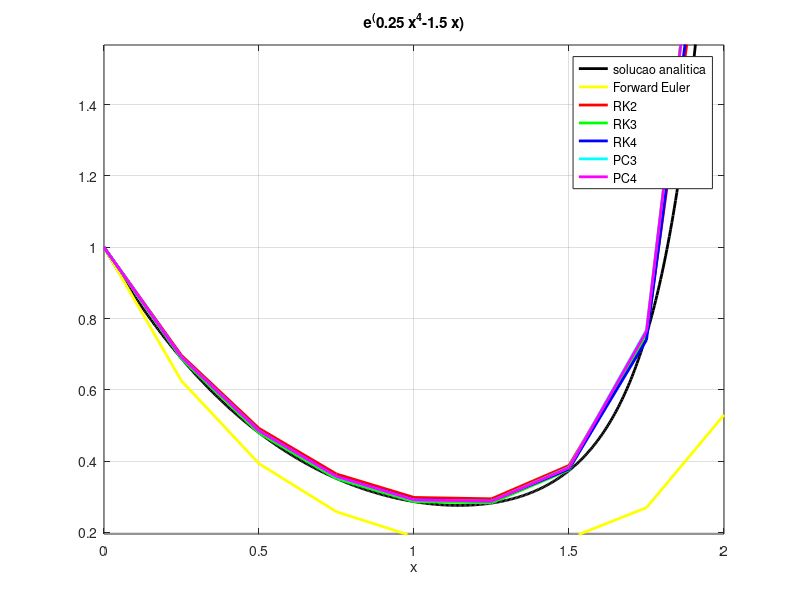

Write the MATLAB code that produced this figure.
figure;

a = ezplot("e^(0.25*x^4-1.5*x)",[0,2])
set(a,"linewidth",2)
set(a,"color","k")

grid on
hold on
teuler = [0, 0.25, 0.5, 0.75, 1.0, 1.25, 1.5, 1.75, 2.0]
yeuler = [1, 0.625, 0.39306640625, 0.257949829101562, 0.188424289226532, 0.164871253073215, 0.183548074710416, 0.269586234730923, 0.529694828397087]
euler = plot(teuler, yeuler)
set(euler,"linewidth",2)
set(euler,"color","y")

hold on
trk2 = [0, 0.25, 0.5, 0.75, 1.0, 1.25, 1.5, 1.75, 2.0]
yrk2 = [1, 0.696533203125, 0.492003098130226, 0.363927340468763, 0.298267598133212, 0.294408178528461, 0.387902182000359, 0.753667612281338, 2.320435121699207]
rk2 = plot(trk2, yrk2, "r-")
set(rk2, "linewidth", 2)

hold on	
trk3 = [0, 0.25, 0.5, 0.75, 1.0, 1.25, 1.5, 1.75, 2.0]
yrk3 = [1, 0.687237302462260, 0.478942202903395, 0.350762600959531, 0.286365713539201, 0.282880905414388, 0.375436757140576, 0.756411435388528, 2.610006352963551]
rk3 = plot(trk3, yrk3, "g-")
set(rk3, "linewidth", 2)

hold on
trk4 = [0, 0.25, 0.5, 0.75, 1.0, 1.25, 1.5, 1.75, 2.0]
yrk4 = [1, 0.691857187328652, 0.485298869882161, 0.357230077295342, 0.292184434985095, 0.287815851951532, 0.377871543236171, 0.739846855155260, 2.407531421292132]
rk4 = plot(trk4, yrk4, "b-")
set(rk4, "linewidth", 2)

hold on
tpc3 = [0, 0.25, 0.5, 0.75, 1.0, 1.25, 1.5, 1.75, 2.0]
ypc3 = [1, 0.691857187328652, 0.485298869882161, 0.355989850455661, 0.290948830875989, 0.287899400136342, 0.382774267894760, 0.768235526882250, 2.576736476305630]
pc3 = plot(tpc3, ypc3, "c-")
set(pc3, "linewidth", 2)

hold on
tpc4 = [0, 0.25, 0.5, 0.75, 1.0, 1.25, 1.5, 1.75, 2.0]
ypc4 = [1, 0.691857187328652, 0.485298869882161, 0.357230077295342, 0.291397838932536, 0.287722569858317, 0.381452349715639, 0.764729135939553, 2.580441508268423]
pc4 = plot(tpc4, ypc4, "m-")
set(pc4, "linewidth", 2)

legend('solucao analitica','Forward Euler', 'RK2', 'RK3', 'RK4', 'PC3', 'PC4');
